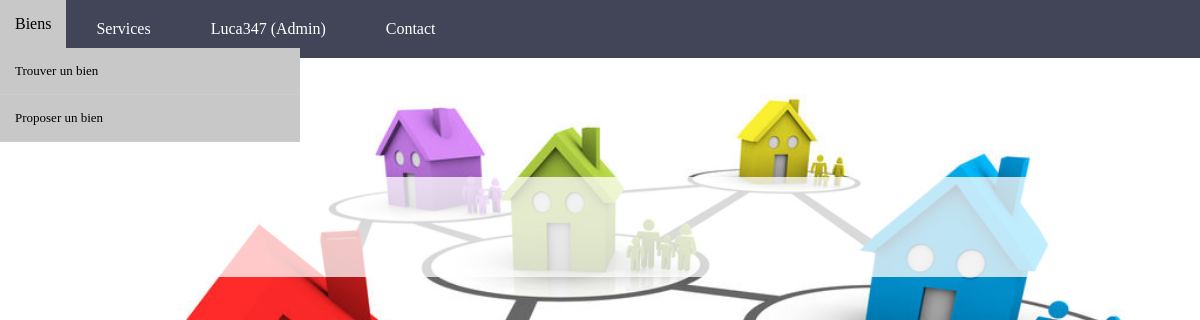
Page /index.php?controller=notification&action=readAll (signed in) on the earlier database version.
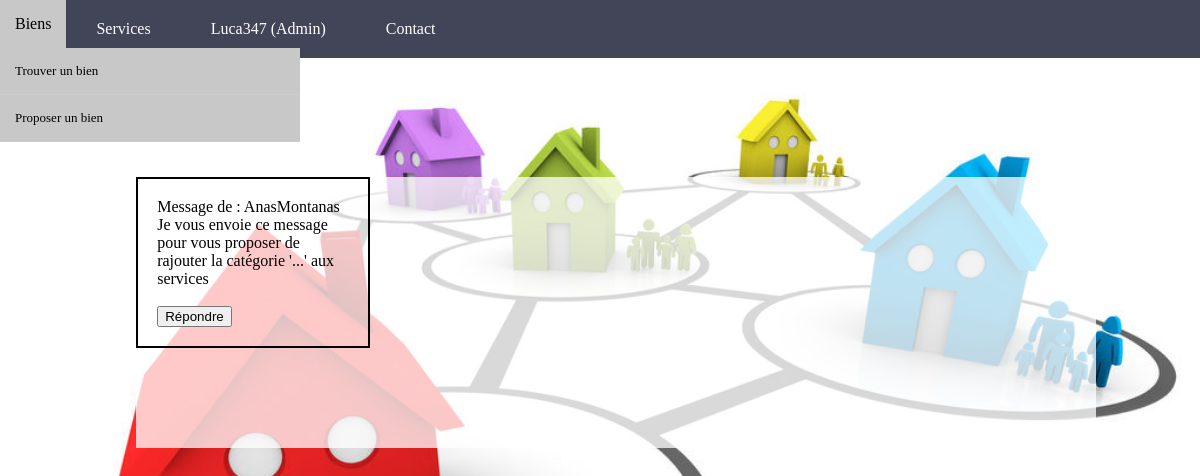
Same page on the later database version.
### tables this page shows
CREATE TABLE `Notification` (
  `idNotif` int(11) NOT NULL,
  `idMembre` int(11) NOT NULL,
  `message` varchar(175) NOT NULL,
  `idAdmin` int(11) NOT NULL,
  `reponse` varchar(175) NOT NULL,
  `estRegle` int(1) NOT NULL
);

CREATE TABLE `Membre` (
  `idMembre` int(11) NOT NULL,
  `login` varchar(75) NOT NULL,
  `nom` varchar(75) NOT NULL,
  `prenom` varchar(75) NOT NULL,
  `adresse` varchar(75) NOT NULL,
  `mail` varchar(75) NOT NULL,
  `mdp` varchar(75) NOT NULL,
  `ville` varchar(75) NOT NULL,
  `telephone` int(11) NOT NULL,
  `admin` int(11) NOT NULL,
  `codePostal` int(11) NOT NULL,
  `dateInscription` date NOT NULL,
  `solde` int(11) NOT NULL,
  `nonce` int(11) NOT NULL
);

### controller/ControllerNotification.php (called while the page is built, shortened)
<?php
require_once File::build_path(array("model","ModelMembre.php"));
require_once File::build_path(array("model","ModelNotification.php"));
require_once File::build_path(array("lib","Session.php"));
class ControllerNotification{
   public static function readAll(){
        $tab_n = ModelNotification::selectAll();
        require_once File::build_path(array("view","view.php"));
   }
}

### controller/routeur.php (called while the page is built, shortened)
<?php
require_once File::build_path(array("lib","Session.php"));
require_once File::build_path(array("controller","ControllerNotification.php"));
$controller_default = 'membre';
$controller = $controller_default;
if(!is_null(Dispatcher::myGet('action'))&&(!is_null(Dispatcher::myGet('controller')))){
    $action = htmlspecialchars(Dispatcher::myGet('action'));
    $controller = htmlspecialchars(Dispatcher::myGet('controller'));
}
else {
    $action = "readAll";
    $controller = $controller_default;
}
$controller_class = "Controller".ucfirst($controller);
$controller_class::$action();
?>

### index.php (called while the page is built, shortened)
<?php
require_once File::build_path(array('lib','Session.php'));
require_once File::build_path(array('controller','routeur.php'));
?>

### model/Model.php (called while the page is built, shortened)
<?php
class Model {
    public static $pdo;
    public static function Init() {
        $hostname = Conf::getHostname();
        $database_name = Conf::getDatabase();
        $login = Conf::getLogin();
        $password = Conf::getPassword();
        try {
            self::$pdo = new PDO("mysql:host=$hostname;dbname=$database_name", $login, $password,array(PDO::MYSQL_ATTR_INIT_COMMAND => "SET NAMES utf8"));
            self::$pdo->setAttribute(PDO::ATTR_ERRMODE, PDO::ERRMODE_EXCEPTION);
        } catch (PDOException $e) {
            if (Conf::getDebug()) {
                echo $e->getMessage();
            } else {
                echo "Une erreur est survenue au niveau de la connexion de la base de donn�es !  <a href=''> retour a la page d'accueil </a>";
            }
            die();
        }
    }
    public static function selectAll() {
        $table_name = static::$object;
        $class_name = 'Model'.$table_name;
                $rep = Model::$pdo->query("SELECT * FROM ".$table_name.";");
                $rep->setFetchMode(PDO::FETCH_CLASS, $class_name);
                $tab = $rep->fetchAll();
                return $tab;
        }
}

### model/ModelNotification.php (called while the page is built, shortened)
<?php
	require_once 'Model.php';
	class ModelNotification extends Model {
		private $idNotif;
                private $idMembre;
                private $message;
                private $estRegle;
                function getIdNotif() {
                    return $this->idNotif;
                }
                function getIdMembre() {
                    return $this->idMembre;
                }
                function getMessage() {
                    return $this->message;
                }
                function getEstRegle() {
                    return $this->estRegle;
                }
}
 ?>

### lib/Session.php (called while the page is built, shortened)
<?php
    class Session {
    public static function is_admin() {
        return (!empty($_SESSION['admin']) && $_SESSION['admin']);
    }
}
?>

### model/ModelMembre.php (called while the page is built, shortened)
<?php
	require_once 'Model.php';
	class ModelMembre extends Model {
                private $login;
                public function getLogin(){
                        return $this->login;
                }
    public static function getLoginById($id){
        $sql = "SELECT login FROM Membre WHERE idMembre=:id";
            $req_prep = Model::$pdo->prepare($sql);
            $values = array(
                "id" => $id,
            );
            $req_prep->execute($values);
            $req_prep->setFetchMode(PDO::FETCH_CLASS, 'ModelMembre');
            $tab= $req_prep->fetch();
            return $tab->getLogin();
    }
}
 ?>

### view/notification/list.php (the view, shortened to what this page needs)
<div class="produits">
    <?php
        if(!empty($_SESSION['login'])){
            foreach($tab_n as $n){
                $idNotif = htmlspecialchars($n->getIdNotif());
                $idMembre = htmlspecialchars($n->getIdMembre());
                $message = htmlspecialchars($n->getMessage());
                $estRegle = htmlspecialchars($n->getEstRegle());
                if($estRegle == 0 && Session::is_admin()){
                 echo '<div class="notification">';
                 echo 'Message de  : '.ModelMembre::getLoginById($idMembre);
                 echo $message;
                 echo '</br><a href="index.php?controller=notification&action=reponse&idNotif='.$idNotif.
                         '"> </br><button>Répondre</button> </a> </br>';
                 echo '</div>';
                }
            }
        }
    ?>
</div>

### view/view.php (shortened to what this page needs)
<!DOCTYPE html>
	<html>
		<head>
			<link rel="stylesheet" href="style/css/style.css" />
		</head>
	<body>
		<main>
	<?php
$filepath = File::build_path(array('view', $controller, $view.'.php'));
require $filepath;
?>
                </main>
    </body>
</html>

Differences in the rows shown:
added notification: idMembre.login "AnasMontanas", message "Je vous envoie ce message pour vous proposer de rajouter la catégorie '...' aux services"
